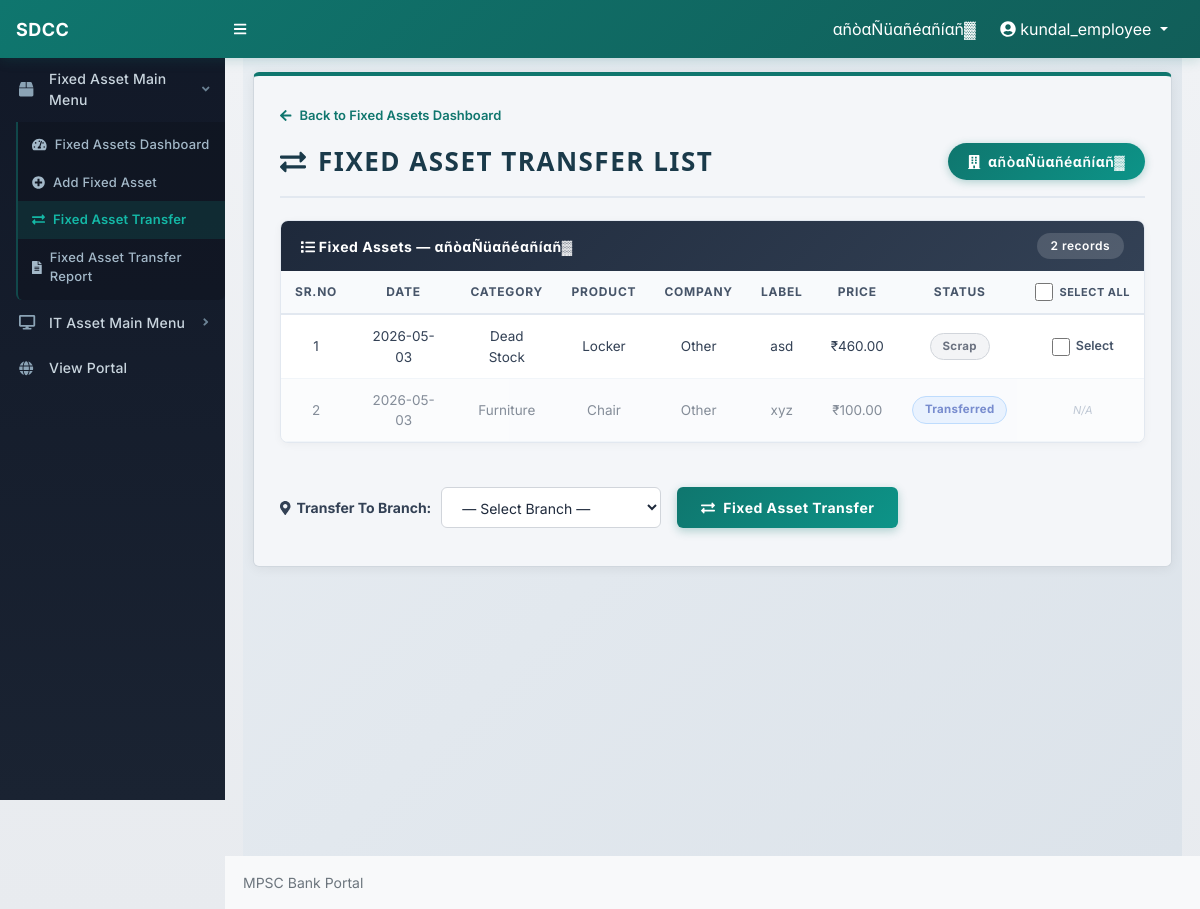
Page /fixed-asset-transfer.php (signed in) on the committed database.
### tables this page shows
CREATE TABLE `fixed_assets` (
  `id` int(11) NOT NULL AUTO_INCREMENT,
  `date` date DEFAULT NULL,
  `branch` varchar(255) DEFAULT NULL,
  `category` varchar(100) DEFAULT NULL,
  `product` varchar(255) DEFAULT NULL,
  `company` varchar(255) DEFAULT NULL,
  `rate` decimal(10,2) DEFAULT NULL,
  `quantity` int(11) DEFAULT NULL,
  `amount` decimal(10,2) DEFAULT NULL,
  `serial_no` varchar(255) DEFAULT NULL,
  `label` varchar(255) DEFAULT NULL,
  `status` varchar(100) DEFAULT 'Available',
  `created_at` datetime DEFAULT current_timestamp(),
  PRIMARY KEY (`id`)
);

### fixed-asset-transfer.php (the view, shortened to what this page needs)
<?php
include_once('./includes/config.php');
$branch = $_SESSION['branch_name'];
mysqli_query($con, "CREATE TABLE IF NOT EXISTS `fixed_asset_transfers` (
    `id` INT AUTO_INCREMENT PRIMARY KEY,
    `asset_id` INT NOT NULL,
    `from_branch` VARCHAR(255) NOT NULL,
    `to_branch` VARCHAR(255) NOT NULL,
    `category` VARCHAR(100) NOT NULL,
    `product` VARCHAR(255) NOT NULL,
    `company` VARCHAR(255) DEFAULT NULL,
    `label` VARCHAR(255) DEFAULT NULL,
    `amount` DECIMAL(12,2) DEFAULT 0,
    `status` VARCHAR(100) DEFAULT NULL,
    `transfer_status` VARCHAR(50) DEFAULT 'Pending',
    `created_at` DATETIME DEFAULT CURRENT_TIMESTAMP,
    `approved_at` DATETIME DEFAULT NULL
) ENGINE=InnoDB DEFAULT CHARSET=utf8mb4;");
$assetList = false;
$totalAvailable = 0;
$stmt = mysqli_prepare($con, "SELECT id, date, category, product, company, label, amount, status FROM fixed_assets WHERE branch = ? ORDER BY id DESC");
if ($stmt) {
    mysqli_stmt_bind_param($stmt, "s", $branch);
    mysqli_stmt_execute($stmt);
    $assetList = mysqli_stmt_get_result($stmt);
    $totalAvailable = ($assetList) ? mysqli_num_rows($assetList) : 0;
} else {
    $dbError = 'Database error: ' . mysqli_error($con);
}
?>
<!DOCTYPE html>
<html lang="en">
<head>
    <link href="./css/styles.css" rel="stylesheet" />
    <link href="./css/custom.css" rel="stylesheet" />
    <link href="./css/it-assets.css" rel="stylesheet" />
    <link href="./css/it-transfer.css?v=2" rel="stylesheet" />
</head>
<body class="sb-nav-fixed">
    <nav class="sb-topnav navbar navbar-expand navbar-dark" style="background:#099c78;">
        <a class="navbar-brand ps-3" href="entry-forms.php">SDCC</a>
        <button class="btn btn-link btn-sm order-1 order-lg-0 me-4 me-lg-0" id="sidebarToggle">
            <i class="fas fa-bars"></i>
        </button>
        <ul class="navbar-nav ms-auto me-3 me-lg-4 align-items-center">
            <li class="nav-item me-3 text-white">
                <?php echo htmlspecialchars($_SESSION['branch_name']); ?>
            </li>
            <li class="nav-item dropdown">
                <a class="nav-link dropdown-toggle text-white" href="#" id="navbarDropdown" role="button" data-bs-toggle="dropdown">
                    <i class="fas fa-user-circle"></i>
                    <?php echo htmlspecialchars($_SESSION['login']); ?>
                </a>
            </li>
        </ul>
    </nav>
    <div id="layoutSidenav">
        <?php include_once('./includes/entry-sidebar.php'); ?>
        <div id="layoutSidenav_content">
            <main>
                <div class="container-fluid px-3">
                    <div class="it-transfer-page">
                        <div class="it-transfer-panel">
                            <a href="fixed-assets.php" class="itt-back-link">
                                <i class="fas fa-arrow-left"></i> Back to Fixed Assets Dashboard
                            </a>
                            <div class="itt-header">
                                <h1 class="itt-title"><i class="fas fa-exchange-alt"></i> FIXED ASSET TRANSFER LIST</h1>
                                <div class="itt-branch-badge">
                                    <i class="fas fa-building"></i>
                                    <?php echo htmlspecialchars($branch); ?>
                                </div>
                            </div>
                            <form action="process-fixed-transfer.php" method="POST" id="transferForm">
                                <div class="itt-table-wrap" id="printableArea">
                                    <div class="itt-table-header-bar">
                                        <span><i class="fas fa-list"></i> Fixed Assets — <?php echo htmlspecialchars($branch); ?></span>
                                        <span class="itt-table-count"><?php echo $totalAvailable; ?> records</span>
                                    </div>
                                    <div class="itt-table-scroll">
                                        <table class="itt-table" id="transferTable">
                                            <thead>
                                                <tr>
                                                    <th>Sr.No</th>
                                                    <th>Date</th>
                                                    <th>Category</th>
                                                    <th>Product</th>
                                                    <th>Company</th>
                                                    <th>Label</th>
                                                    <th>Price</th>
                                                    <th>Status</th>
                                                    <th class="no-print">
                                                        <div class="itt-select-all-wrap">
                                                            <input type="checkbox" id="selectAll">
                                                            <label for="selectAll">Select All</label>
                                                        </div>
                                                    </th>
                                                </tr>
                                            </thead>
                                            <tbody>
                                                <?php
                                                $sr = 1;
                                                if ($assetList && mysqli_num_rows($assetList) > 0) {
                                                    mysqli_data_seek($assetList, 0);
                                                    while ($asset = mysqli_fetch_assoc($assetList)) {
                                                        $statusClass = '';
                                                        $isTransferable = true;
                                                        switch ($asset['status']) {
                                                            case 'Transferred': $statusClass = 'status-transferred'; $isTransferable = false; break;
                                                            case 'Scrap': $statusClass = 'status-scrap'; break;
                                                        }
                                                ?>
                                                        <tr<?php if (!$isTransferable) echo ' style="opacity:0.6;"'; ?>>
                                                            <td><?php echo $sr++; ?></td>
                                                            <td><?php echo htmlspecialchars($asset['date']); ?></td>
                                                            <td><?php echo htmlspecialchars($asset['category']); ?></td>
                                                            <td><?php echo htmlspecialchars($asset['product']); ?></td>
                                                            <td><?php echo htmlspecialchars($asset['company'] ?? '—'); ?></td>
                                                            <td><?php echo htmlspecialchars($asset['label'] ?? '—'); ?></td>
                                                            <td>₹<?php echo number_format((float)$asset['amount'], 2); ?></td>
                                                            <td>
                                                                <span class="itt-status-badge <?php echo $statusClass; ?>">
                                                                    <?php echo htmlspecialchars($asset['status']); ?>
                                                                </span>
                                                            </td>
                                                            <td class="no-print">
                                                                <div class="itt-checkbox-wrap">
                                                                    <?php if ($isTransferable) { ?>
                                                                        <input type="checkbox" name="asset_ids[]" value="<?php echo $asset['id']; ?>" id="asset_<?php echo $asset['id']; ?>">
                                                                        <label for="asset_<?php echo $asset['id']; ?>">Select</label>
                                                                    <?php } else { ?>
                                                                        <span style="font-size:11px;color:#94a3b8;font-style:italic;">N/A</span>
                                                                    <?php } ?>
                                                                </div>
                                                            </td>
                                                        </tr>
                                                <?php
                                                    }
                                                } ?>
                                            </tbody>
                                        </table>
                                    </div>
                                </div>
                                <div class="itt-transfer-bar">
                                    <div class="itt-transfer-group">
                                        <label for="targetBranch">
                                            <i class="fas fa-map-marker-alt"></i> Transfer To Branch:
                                        </label>
                                        <select name="to_branch" id="targetBranch" class="itt-select" required>
                                            <option value="">— Select Branch —</option>
                                        </select>
                                    </div>
                                    <button type="button" class="itt-btn itt-btn-transfer" id="btnTransfer" <?php if ($totalAvailable === 0) echo 'disabled style="opacity:0.5;cursor:not-allowed;"'; ?>>
                                        <i class="fas fa-exchange-alt"></i> Fixed Asset Transfer
                                    </button>
                                </div>
                            </form>
                        </div>
                    </div>
                </div>
            </main>
            <footer class="py-3 bg-light mt-auto">
                <div class="container-fluid px-4">
                    <div class="small text-muted">MPSC Bank Portal</div>
                </div>
            </footer>
        </div>
    </div>
</body>
</html>

### css/custom.css (style rules this page uses)
body { background-color: #f0f2f5 !important; font-family: 'Inter', 'Segoe UI', Arial, Helvetica, sans-serif; -webkit-font-smoothing: antialiased; -moz-osx-font-smoothing: grayscale; }
#layoutSidenav_content { background: linear-gradient(180deg, #f0f2f5 0%, #e8ebef 100%); }
.container-fluid { padding-left: 18px !important; padding-right: 18px !important; }
.sb-topnav { background: linear-gradient(135deg, #0f766e 0%, #115e59 100%) !important; height: 58px; min-height: 58px; box-shadow: 0 2px 12px rgba(15, 118, 110, 0.2) !important; border: none !important; }
.sb-topnav .navbar-brand { color: #ffffff !important; font-size: 18px; font-weight: 700; width: 225px; padding-left: 18px; letter-spacing: 0.5px; }
.sb-topnav .nav-link, .sb-topnav .navbar-brand, .sb-topnav .topbar-bank-name, .sb-topnav .topbar-user-text { color: #ffffff !important; }

### css/it-assets.css (style rules this page uses)
.status-scrap { background: #f3f4f6; color: #6b7280; border: 1px solid #d1d5db; }
.status-transferred { background: #dbeafe; color: #1e40af; border: 1px solid #93c5fd; }

### rows in the picture
fixed_assets: date "2026-05-03", category "Dead Stock", product "Locker", company "Other", label "asd", amount "460.00", status "Scrap"
fixed_assets: date "2026-05-03", category "Furniture", product "Chair", company "Other", label "xyz", amount "100.00", status "Transferred", shows "N/A"

### other values in the picture
$_SESSION['branch_name'] "αñòαÑüαñéαñíαñ▓"
$_SESSION['login'] "kundal_employee"
$branch "αñòαÑüαñéαñíαñ▓"
$totalAvailable "2"
